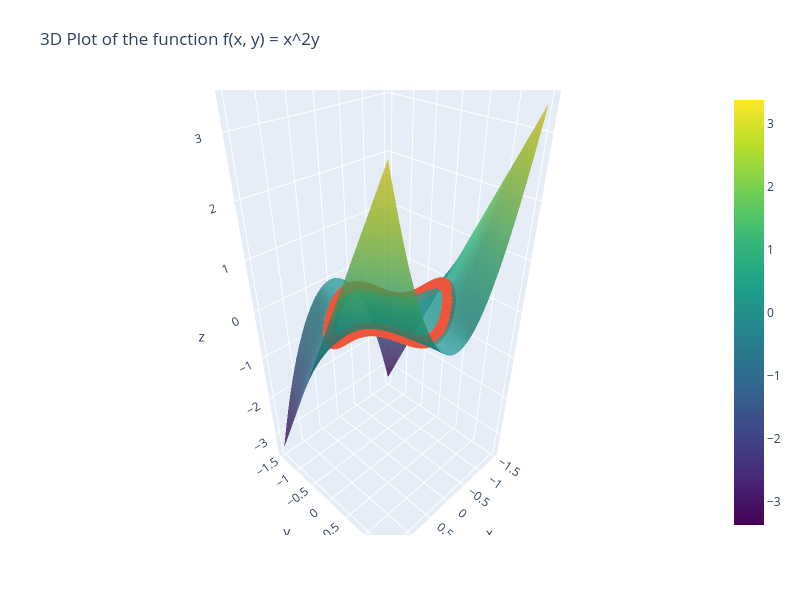

Here is the notebook cell this chart was saved with:
### Code cell
import plotly.graph_objects as go
import numpy as np

# Create grid for the function
x = np.linspace(-1.5, 1.5, 100)
y = np.linspace(-1.5, 1.5, 100)
x, y = np.meshgrid(x, y)
z = x**2 * y

# Create a set of points that lie on the circle
theta = np.linspace(0, 2*np.pi, 100)
x_circle = np.cos(theta)
y_circle = np.sin(theta)
z_circle = x_circle**2 * y_circle

# Create the surface plot for the function
fig = go.Figure(data=[go.Surface(z=z, x=x, y=y, colorscale='Viridis', opacity=0.8)])

# Add the circle to the plot
fig.add_trace(go.Scatter3d(x=x_circle, y=y_circle, z=z_circle, mode='markers'))
fig.update_layout(title='3D Plot of the function f(x, y) = x^2y', autosize=False,
                  width=800, height=600,
                  margin=dict(l=65, r=50, b=65, t=90))

fig.show()
